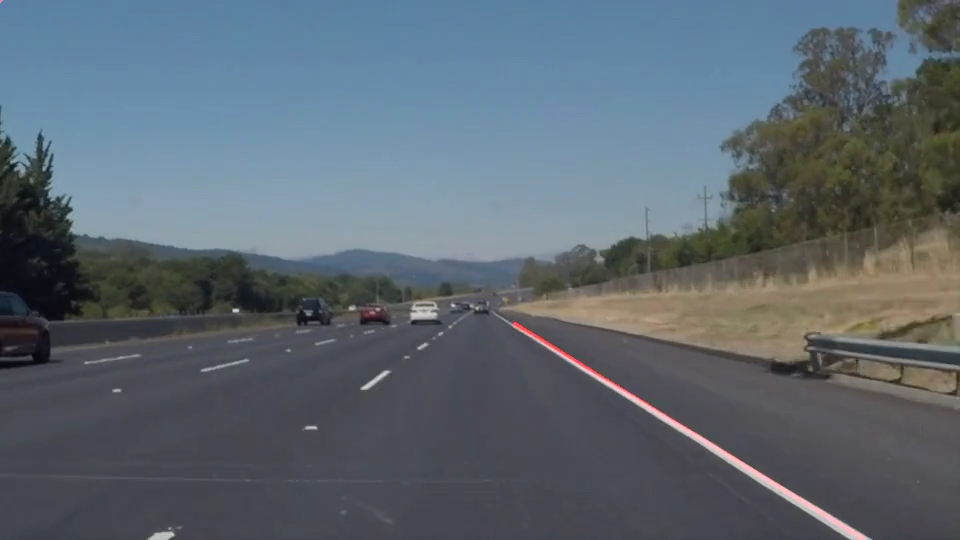
#> input picture test_images/extra_test_image.jpg, 960 x 540 px; its folder holds only this picture in this run
$ jupyter execute --allow-errors P1.ipynb   (shell and % lines are left out)   (older library calls are emulated)
#> lines starting #> are read from the running program, lines starting #| are printed output that depends on the picture; after the words box and inside, x2 and y2 are one past the last pixel; in counts of white or black regions, pixels touching at a corner belong together
# Self-Driving Car Engineer Nanodegree

## Project: **Finding Lane Lines on the Road**
***
In this project, you will use the tools you learned about in the lesson to identify lane lines on the road.  You can develop your pipeline on a series of individual images, and later apply the result to a video stream (really just a series of images). Check out the video clip "raw-lines-example.mp4" (also contained in this repository) to see what the output should look like after using the helper functions below.

Once you have a result that looks roughly like "raw-lines-example.mp4", you'll need to get creative and try to average and/or extrapolate the line segments you've detected to map out the full extent of the lane lines.  You can see an example of the result you're going for in the video "P1_example.mp4".  Ultimately, you would like to draw just one line for the left side of the lane, and one for the right.

In addition to implementing code, there is a brief writeup to complete. The writeup should be completed in a separate file, which can be either a markdown file or a pdf document. There is a [write up template](https://github.com/udacity/CarND-LaneLines-P1/blob/master/writeup_template.md) that can be used to guide the writing process. Completing both the code in the Ipython notebook and the writeup template will cover all of the [rubric points](https://review.udacity.com/#!/rubrics/322/view) for this project.

---
Let's have a look at our first image called 'test_images/solidWhiteRight.jpg'.  Run the 2 cells below (hit Shift-Enter or the "play" button above) to display the image.

**Note: If, at any point, you encounter frozen display windows or other confounding issues, you can always start again with a clean slate by going to the "Kernel" menu above and selecting "Restart & Clear Output".**

---

**The tools you have are color selection, region of interest selection, grayscaling, Gaussian smoothing, Canny Edge Detection and Hough Tranform line detection.  You  are also free to explore and try other techniques that were not presented in the lesson.  Your goal is piece together a pipeline to detect the line segments in the image, then average/extrapolate them and draw them onto the image for display (as below).  Once you have a working pipeline, try it out on the video stream below.**

---

<figure>

 <figcaption>
 <p></p>
 <p style="text-align: center;"> Your output should look something like this (above) after detecting line segments using the helper functions below </p>
 </figcaption>
</figure>
 <p></p>
<figure>

 <figcaption>
 <p></p>
 <p style="text-align: center;"> Your goal is to connect/average/extrapolate line segments to get output like this</p>
 </figcaption>
</figure>

**Run the cell below to import some packages.  If you get an `import error` for a package you've already installed, try changing your kernel (select the Kernel menu above --> Change Kernel).  Still have problems?  Try relaunching Jupyter Notebook from the terminal prompt.  Also, consult the forums for more troubleshooting tips.**

## Import Packages

[cell 1]
#importing some useful packages
import matplotlib.pyplot as plt
import matplotlib.image as mpimg
import numpy as np
import cv2

# Importing interact. This allows adding interactive sliders in the notebook to easily tune variables
from ipywidgets import interact_manual

## Read in an Image

#> (a cell that did not finish here is left out)

## Ideas for Lane Detection Pipeline

**Some OpenCV functions (beyond those introduced in the lesson) that might be useful for this project are:**

`cv2.inRange()` for color selection
`cv2.fillPoly()` for regions selection
`cv2.line()` to draw lines on an image given endpoints
`cv2.addWeighted()` to coadd / overlay two images
`cv2.cvtColor()` to grayscale or change color
`cv2.imwrite()` to output images to file
`cv2.bitwise_and()` to apply a mask to an image

**Check out the OpenCV documentation to learn about these and discover even more awesome functionality!**

## Helper Functions

Below are some helper functions to help get you started. They should look familiar from the lesson!

[cell 3]
import math

def grayscale(img):
    """Applies the Grayscale transform
    This will return an image with only one color channel
    but NOTE: to see the returned image as grayscale
    (assuming your grayscaled image is called 'gray')
    you should call plt.imshow(gray, cmap='gray')"""
    return cv2.cvtColor(img, cv2.COLOR_RGB2GRAY)
    # Or use BGR2GRAY if you read an image with cv2.imread()
    # return cv2.cvtColor(img, cv2.COLOR_BGR2GRAY)

def canny(img, low_threshold, high_threshold):
    """Applies the Canny transform"""
    return cv2.Canny(img, low_threshold, high_threshold)

def gaussian_blur(img, kernel_size):
    """Applies a Gaussian Noise kernel"""
    return cv2.GaussianBlur(img, (kernel_size, kernel_size), 0)

def region_of_interest(img, vertices):
    """
    Applies an image mask.

    Only keeps the region of the image defined by the polygon
    formed from `vertices`. The rest of the image is set to black.
    `vertices` should be a numpy array of integer points.
    """
    #defining a blank mask to start with
    mask = np.zeros_like(img)

    #defining a 3 channel or 1 channel color to fill the mask with depending on the input image
    if len(img.shape) > 2:
        channel_count = img.shape[2]  # i.e. 3 or 4 depending on your image
        ignore_mask_color = (255,) * channel_count
    else:
        ignore_mask_color = 255

    #filling pixels inside the polygon defined by "vertices" with the fill color
    cv2.fillPoly(mask, vertices, ignore_mask_color)

    #returning the image only where mask pixels are nonzero
    masked_image = cv2.bitwise_and(img, mask)
    return masked_image


def draw_lines(img, lines, color=[255, 0, 0], thickness=4):
    """
    NOTE: this is the function you might want to use as a starting point once you want to
    average/extrapolate the line segments you detect to map out the full
    extent of the lane (going from the result shown in raw-lines-example.mp4
    to that shown in P1_example.mp4).

    Think about things like separating line segments by their
    slope ((y2-y1)/(x2-x1)) to decide which segments are part of the left
    line vs. the right line.  Then, you can average the position of each of
    the lines and extrapolate to the top and bottom of the lane.

    This function draws `lines` with `color` and `thickness`.
    Lines are drawn on the image inplace (mutates the image).
    If you want to make the lines semi-transparent, think about combining
    this function with the weighted_img() function below
    """
    bottom_y = image.shape[0]
    horizon_y = 0.6*bottom_y

    # [5 lines left out: function find_equation, not called in this run]

    def is_left(line):
        (m, c) = find_equation(line)
        return m < 0

    def is_right(line):
        (m, c) = find_equation(line)
        return m > 0

    # [17 lines left out: functions extrapolate, average_line, draw_extrapolated, not called in this run]

    left_lines = [line[0] for line in lines if is_left(line[0])]
    right_lines = [line[0] for line in lines if is_right(line[0])]
    draw_extrapolated(left_lines)
    draw_extrapolated(right_lines)

def hough_lines(img, rho, theta, threshold, min_line_len, max_line_gap):
    """
    `img` should be the output of a Canny transform.

    Returns an image with hough lines drawn.
    """
    lines = cv2.HoughLinesP(img, rho, theta, threshold, np.array([]), minLineLength=min_line_len, maxLineGap=max_line_gap)
    line_img = np.zeros((img.shape[0], img.shape[1], 3), dtype=np.uint8)
    draw_lines(line_img, lines)
    return line_img

# Python 3 has support for cool math symbols.

# [13 lines left out: function weighted_img, not called in this run]

## Test Images

Build your pipeline to work on the images in the directory "test_images"
**You should make sure your pipeline works well on these images before you try the videos.**

[cell 4]
import os
os.listdir("test_images/")

## Build a Lane Finding Pipeline

Build the pipeline and run your solution on all test_images. Make copies into the `test_images_output` directory, and you can use the images in your writeup report.

Try tuning the various parameters, especially the low and high Canny thresholds as well as the Hough lines parameters.

[cell 5]
original_images = [mpimg.imread(f"test_images/{image_filename}") for image_filename in os.listdir("test_images/")]
#> original_images = 1 item
#> the sliders are set to kernel_size = 26, low_treshold = 127, high_treshold = 127

def show_side_by_side(edit_function, **kwargs):
    fig = plt.figure(figsize=(15, 30))
    for index,original_image in enumerate(original_images):
        fig.add_subplot(len(original_images), 2, (2*index)+1)
        plt.imshow(original_image)
        fig.add_subplot(len(original_images), 2, (2*index)+2)
        plt.imshow(edit_function(np.copy(original_image)), **kwargs)
#> this loop made 1 pass
#> the sliders are set to rho = 5, theta = 5, treshold = 25, min_line_len = 50, max_line_gap = 25
#> this loop made 1 pass
#> pass 1, in edge_detection, `edges = canny(grayscale(gaussian_blur(image, 7)), 50, 170)`:
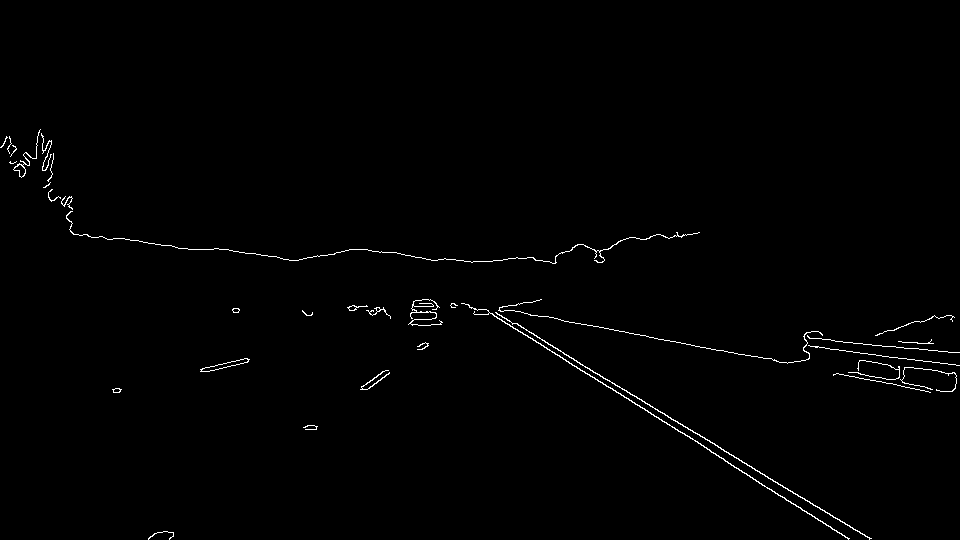
#> edges: shape (540, 960); 0.83% white in thin lines or dots, all inside (x1, y1, x2, y2) = (0, 129, 960, 540)
#> pass 1, in region_of_interest, `masked_image = cv2.bitwise_and(img, mask)`:
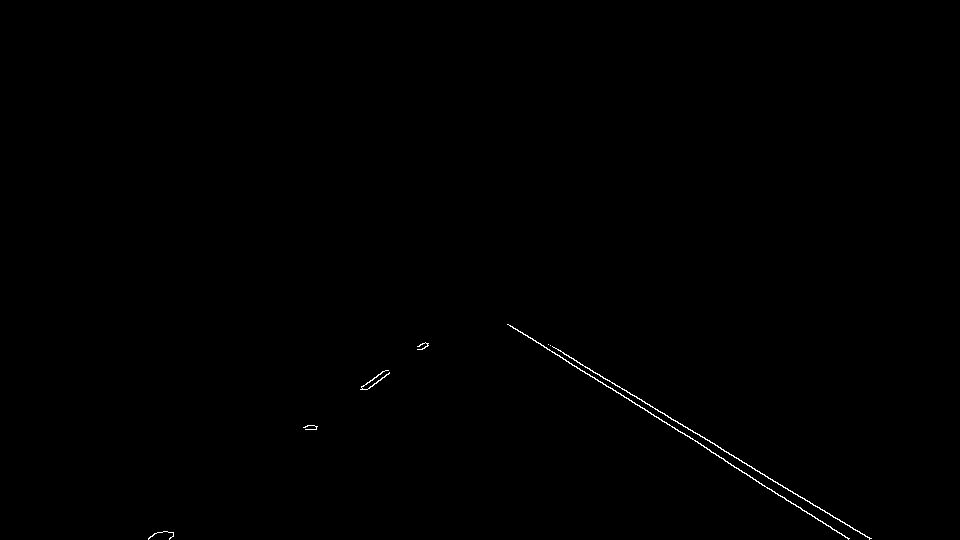
#> masked_image: shape (540, 960); 0.24% white in thin lines or dots, all inside (x1, y1, x2, y2) = (148, 324, 872, 540)
    plt.show()

#> (the rest of this cell did not finish here and is left out)
